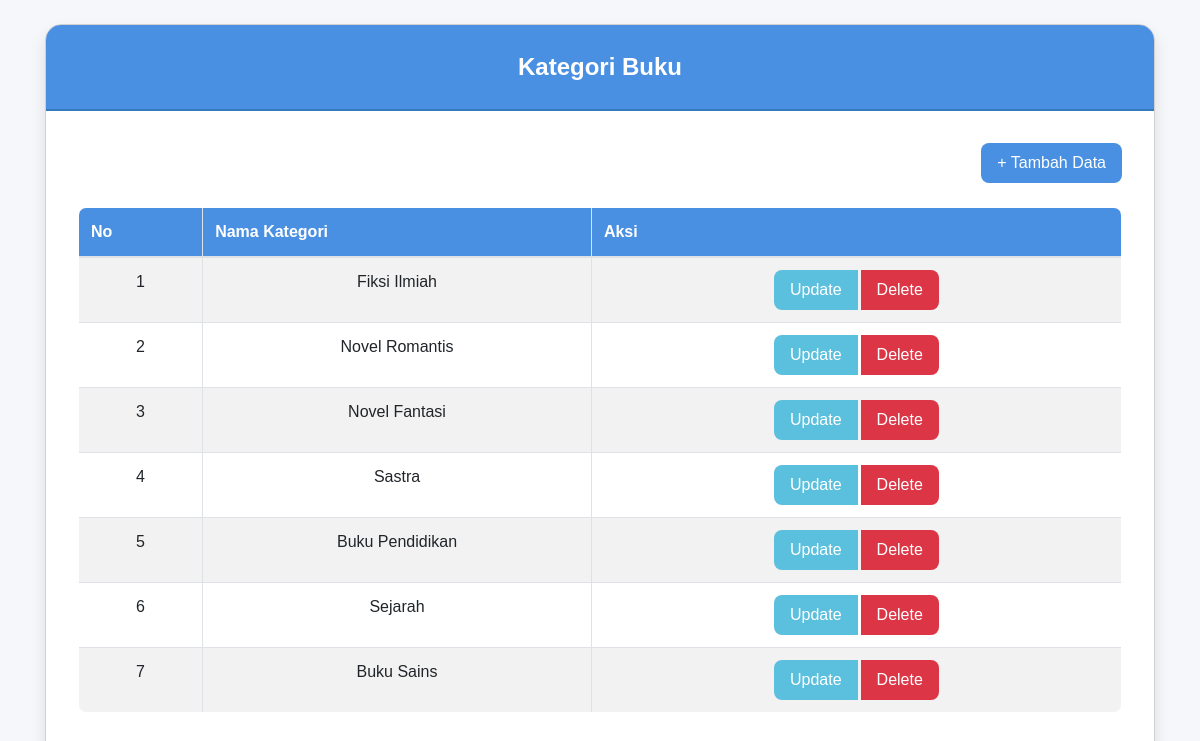
The page /kategori.php on the database its author committed.
### tables this page shows
CREATE TABLE `kategori` (
  `id_kategori` int(11) NOT NULL,
  `kategori` varchar(255) DEFAULT NULL
);

### kategori.php (the view, shortened to what this page needs)
<!DOCTYPE html>
<html lang="en">
<head>
    <link rel="stylesheet" href="https://stackpath.bootstrapcdn.com/bootstrap/4.5.2/css/bootstrap.min.css">
</head>
<body>
    <div class="container mt-4">
        <div class="card">
            <div class="card-header">
                Kategori Buku
            </div>
            <div class="card-body">
                <div class="row mb-4">
                    <div class="col-md-12 text-right">
                        <a href="?page=kategori_tambah" class="btn btn-primary">+ Tambah Data</a>
                    </div>
                </div>
                <table class="table table-striped table-bordered" id="dataTable">
                    <thead>
                        <tr>
                            <th>No</th>
                            <th>Nama Kategori</th>
                            <th>Aksi</th>
                        </tr>
                    </thead>
                    <tbody>
                        <?php
                        $i = 1;
                        $query = mysqli_query($koneksi, "SELECT id_kategori, kategori FROM kategori");
                        while($data = mysqli_fetch_array($query)) {
                        ?>
                            <tr>
                                <td><?php echo $i++; ?></td>
                                <td><?php echo htmlspecialchars($data['kategori']); ?></td>
                                <td>
                                    <div class="btn-group">
                                        <a href="?page=kategori_ubah&id=<?php echo $data['id_kategori']; ?>" class="btn btn-info">Update</a>
                                        <a href="?page=kategori_hapus&id=<?php echo $data['id_kategori']; ?>" class="btn btn-danger" onclick="return confirm('Apakah Anda Yakin Ingin Menghapus data kategori ini?');">Delete</a>
                                    </div>
                                </td>
                            </tr>
                        <?php
                        }
                        ?>
                    </tbody>
                </table>
            </div>
        </div>
    </div>
</body>
</html>

### kategori.php (style rules this page uses)
body { background-color: #f5f7fa; font-family: 'Arial', sans-serif; }
.card { border-radius: 1rem; border: 1px solid #d0d0d0; box-shadow: 0 8px 16px rgba(0, 0, 0, 0.1); overflow: hidden; }
.card-header { background-color: #4a90e2; color: white; padding: 1.5rem; text-align: center; font-size: 1.5rem; font-weight: bold; border-bottom: 2px solid #357abd; }
.card-body { padding: 2rem; }
.btn-primary, .btn-info, .btn-danger { border-radius: 0.5rem; font-size: 1rem; padding: 0.5rem 1rem; transition: all 0.3s ease; }
.btn-primary { background-color: #4a90e2; border: none; }
.btn-info { background-color: #5bc0de; border: none; }
.btn-danger { background-color: #dc3545; border: none; }
table { margin-top: 1rem; background-color: white; border-radius: 0.5rem; overflow: hidden; }
table thead { background-color: #4a90e2; color: white; }
table thead th { padding: 1rem; }
table tbody tr { transition: background-color 0.3s ease; }
table tbody td { text-align: center; vertical-align: middle; padding: 1rem; }
.btn-group a { margin: 0 0.25rem; }

### rows shown on the page
kategori: kategori "Fiksi Ilmiah"
kategori: kategori "Novel Romantis"
kategori: kategori "Novel Fantasi"
kategori: kategori "Sastra"
kategori: kategori "Buku Pendidikan"
kategori: kategori "Sejarah"
kategori: kategori "Buku Sains"
